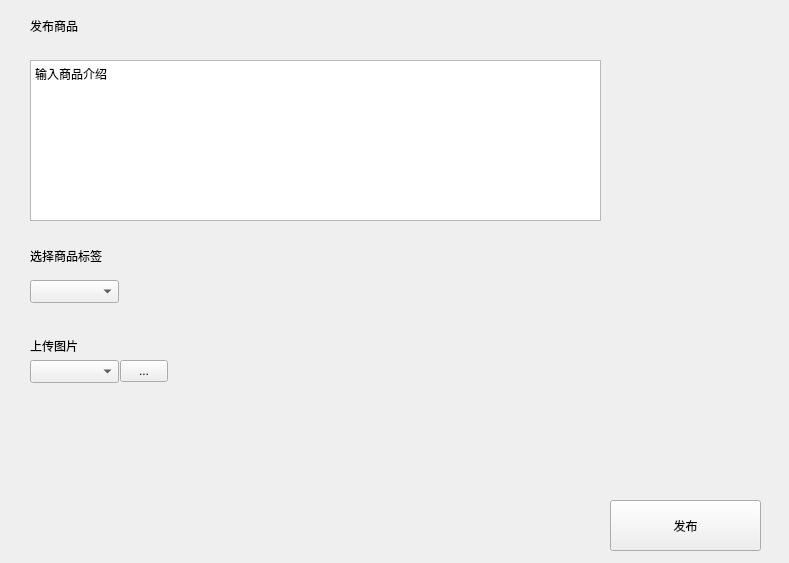
<?xml version="1.0" encoding="UTF-8"?>
<ui version="4.0">
 <class>Sell_Form</class>
 <widget class="QWidget" name="Sell_Form">
  <property name="geometry">
   <rect>
    <x>0</x>
    <y>0</y>
    <width>789</width>
    <height>563</height>
   </rect>
  </property>
  <property name="windowTitle">
   <string>Form</string>
  </property>
  <widget class="QComboBox" name="Upload_pic">
   <property name="geometry">
    <rect>
     <x>30</x>
     <y>360</y>
     <width>89</width>
     <height>23</height>
    </rect>
   </property>
  </widget>
  <widget class="QLabel" name="label_2">
   <property name="geometry">
    <rect>
     <x>30</x>
     <y>330</y>
     <width>111</width>
     <height>31</height>
    </rect>
   </property>
   <property name="text">
    <string>上传图片</string>
   </property>
  </widget>
  <widget class="QToolButton" name="Browse_btn">
   <property name="geometry">
    <rect>
     <x>120</x>
     <y>360</y>
     <width>48</width>
     <height>22</height>
    </rect>
   </property>
   <property name="text">
    <string>...</string>
   </property>
  </widget>
  <widget class="QTextEdit" name="Discrip_input">
   <property name="geometry">
    <rect>
     <x>30</x>
     <y>60</y>
     <width>571</width>
     <height>161</height>
    </rect>
   </property>
   <property name="html">
    <string>&lt;!DOCTYPE HTML PUBLIC &quot;-//W3C//DTD HTML 4.0//EN&quot; &quot;http://www.w3.org/TR/REC-html40/strict.dtd&quot;&gt;
&lt;html&gt;&lt;head&gt;&lt;meta name=&quot;qrichtext&quot; content=&quot;1&quot; /&gt;&lt;style type=&quot;text/css&quot;&gt;
p, li { white-space: pre-wrap; }
&lt;/style&gt;&lt;/head&gt;&lt;body style=&quot; font-family:'SimSun'; font-size:9pt; font-weight:400; font-style:normal;&quot;&gt;
&lt;p style=&quot; margin-top:0px; margin-bottom:0px; margin-left:0px; margin-right:0px; -qt-block-indent:0; text-indent:0px;&quot;&gt;输入商品介绍&lt;/p&gt;&lt;/body&gt;&lt;/html&gt;</string>
   </property>
  </widget>
  <widget class="QComboBox" name="Tag_select">
   <property name="geometry">
    <rect>
     <x>30</x>
     <y>280</y>
     <width>89</width>
     <height>23</height>
    </rect>
   </property>
  </widget>
  <widget class="QLabel" name="label_1">
   <property name="geometry">
    <rect>
     <x>30</x>
     <y>240</y>
     <width>111</width>
     <height>31</height>
    </rect>
   </property>
   <property name="text">
    <string>选择商品标签</string>
   </property>
  </widget>
  <widget class="QPushButton" name="Release_btn">
   <property name="geometry">
    <rect>
     <x>610</x>
     <y>500</y>
     <width>151</width>
     <height>51</height>
    </rect>
   </property>
   <property name="text">
    <string>发布</string>
   </property>
  </widget>
  <widget class="QLabel" name="Title">
   <property name="geometry">
    <rect>
     <x>30</x>
     <y>10</y>
     <width>71</width>
     <height>31</height>
    </rect>
   </property>
   <property name="text">
    <string>发布商品</string>
   </property>
  </widget>
 </widget>
 <resources/>
 <connections/>
</ui>
